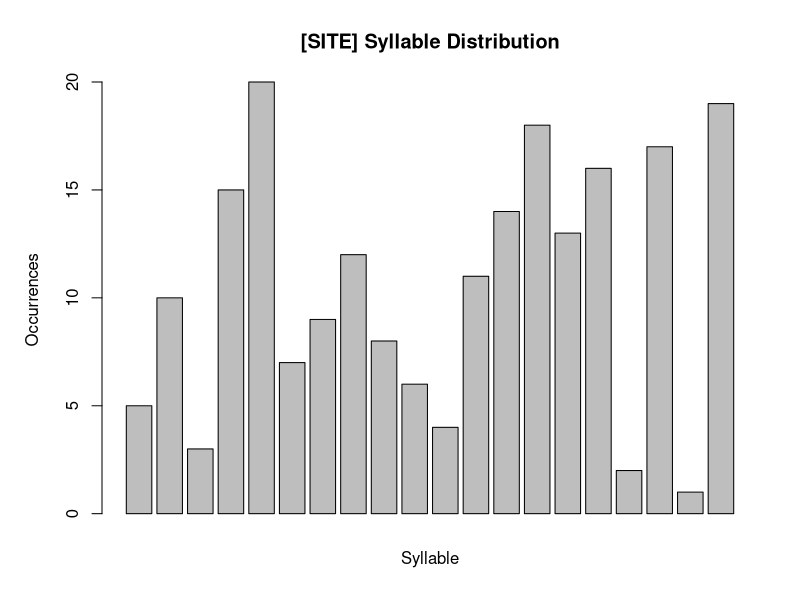

The R source for this figure:
# Manually enter the occurrences data
occurrences <- c(5, 10, 3, 15, 20, 7, 9, 12, 8, 6, 4, 11, 14, 18, 13, 16, 2, 17, 1, 19)

# Set up the graphical parameters with adjusted mar
par(mar = c(4, 5, 4, 2) + 0.1)  # Adjust the fourth value to move the x-axis title closer to the histogram

# Create a bar plot with transposed axes and no numbers on the x-axis
barplot(occurrences, xlab = "", ylab = "Occurrences",
        main = "[SITE] Syllable Distribution", names.arg = 1:length(occurrences),
        axes = FALSE, xaxt = "n")

# Add the x-axis title and the x-axis ticks manually
mtext(side = 1, line = 1.5, "Syllable", xpd = TRUE)  # Adjust the line value as needed
axis(side = 2, labels = names(occurrences))